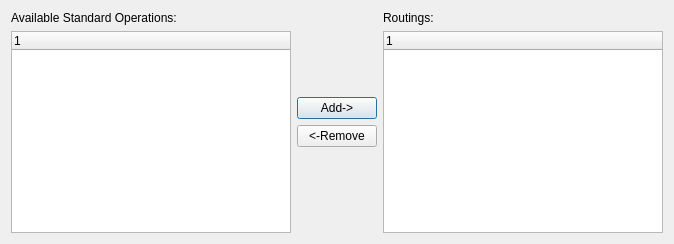
<?xml version="1.0" encoding="UTF-8"?>
<ui version="4.0">
 <class>copyItemBOO</class>
 <widget class="QDialog" name="copyItemBOO">
  <property name="geometry">
   <rect>
    <x>0</x>
    <y>0</y>
    <width>674</width>
    <height>244</height>
   </rect>
  </property>
  <property name="windowTitle">
   <string>Dialog</string>
  </property>
  <layout class="QVBoxLayout" name="verticalLayout_2">
   <item>
    <layout class="QHBoxLayout" name="horizontalLayout">
     <item>
      <layout class="QVBoxLayout" name="verticalLayout_5">
       <item>
        <widget class="QLabel" name="_availableoperationsLit">
         <property name="text">
          <string>Available Standard Operations:</string>
         </property>
        </widget>
       </item>
       <item>
        <widget class="XTreeWidget" name="_availableoperations"/>
       </item>
      </layout>
     </item>
     <item>
      <layout class="QVBoxLayout" name="verticalLayout_3">
       <item>
        <spacer>
         <property name="orientation">
          <enum>Qt::Vertical</enum>
         </property>
         <property name="sizeType">
          <enum>QSizePolicy::Expanding</enum>
         </property>
         <property name="sizeHint" stdset="0">
          <size>
           <width>20</width>
           <height>20</height>
          </size>
         </property>
        </spacer>
       </item>
       <item>
        <layout class="QVBoxLayout" name="verticalLayout">
         <item>
          <widget class="QPushButton" name="_addBOO">
           <property name="text">
            <string>Add-&gt;</string>
           </property>
          </widget>
         </item>
         <item>
          <widget class="QPushButton" name="_revokeBOO">
           <property name="text">
            <string>&lt;-Remove</string>
           </property>
          </widget>
         </item>
        </layout>
       </item>
       <item>
        <spacer>
         <property name="orientation">
          <enum>Qt::Vertical</enum>
         </property>
         <property name="sizeType">
          <enum>QSizePolicy::Expanding</enum>
         </property>
         <property name="sizeHint" stdset="0">
          <size>
           <width>20</width>
           <height>20</height>
          </size>
         </property>
        </spacer>
       </item>
      </layout>
     </item>
     <item>
      <layout class="QVBoxLayout" name="verticalLayout_4">
       <item>
        <widget class="QLabel" name="_addedbooitemsLit">
         <property name="text">
          <string>Routings:</string>
         </property>
        </widget>
       </item>
       <item>
        <widget class="XTreeWidget" name="_addedbooitems"/>
       </item>
      </layout>
     </item>
    </layout>
   </item>
  </layout>
 </widget>
 <customwidgets>
  <customwidget>
   <class>XTreeWidget</class>
   <extends>QTreeWidget</extends>
   <header>xtreewidget.h</header>
   <container>1</container>
  </customwidget>
 </customwidgets>
 <resources/>
 <connections/>
</ui>
